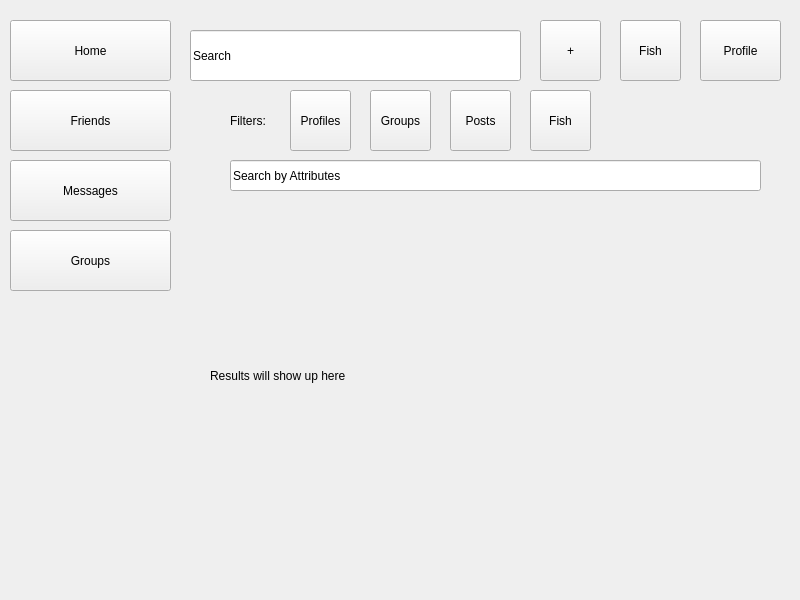
<?xml version="1.0" encoding="UTF-8"?>
<ui version="4.0">
 <class>Form</class>
 <widget class="QWidget" name="Form">
  <property name="geometry">
   <rect>
    <x>0</x>
    <y>0</y>
    <width>800</width>
    <height>600</height>
   </rect>
  </property>
  <property name="windowTitle">
   <string>Form</string>
  </property>
  <widget class="QLabel" name="label">
   <property name="geometry">
    <rect>
     <x>210</x>
     <y>210</y>
     <width>551</width>
     <height>331</height>
    </rect>
   </property>
   <property name="text">
    <string>Results will show up here</string>
   </property>
  </widget>
  <widget class="QPushButton" name="messageButton">
   <property name="geometry">
    <rect>
     <x>10</x>
     <y>160</y>
     <width>161</width>
     <height>61</height>
    </rect>
   </property>
   <property name="text">
    <string>Messages</string>
   </property>
  </widget>
  <widget class="QLineEdit" name="searchBar">
   <property name="geometry">
    <rect>
     <x>190</x>
     <y>30</y>
     <width>331</width>
     <height>51</height>
    </rect>
   </property>
   <property name="text">
    <string>Search</string>
   </property>
  </widget>
  <widget class="QPushButton" name="postButton">
   <property name="geometry">
    <rect>
     <x>540</x>
     <y>20</y>
     <width>61</width>
     <height>61</height>
    </rect>
   </property>
   <property name="text">
    <string>+</string>
   </property>
  </widget>
  <widget class="QPushButton" name="friendsButton">
   <property name="geometry">
    <rect>
     <x>10</x>
     <y>90</y>
     <width>161</width>
     <height>61</height>
    </rect>
   </property>
   <property name="text">
    <string>Friends</string>
   </property>
  </widget>
  <widget class="QPushButton" name="profileButton">
   <property name="geometry">
    <rect>
     <x>700</x>
     <y>20</y>
     <width>81</width>
     <height>61</height>
    </rect>
   </property>
   <property name="text">
    <string>Profile</string>
   </property>
  </widget>
  <widget class="QPushButton" name="homeButton">
   <property name="geometry">
    <rect>
     <x>10</x>
     <y>20</y>
     <width>161</width>
     <height>61</height>
    </rect>
   </property>
   <property name="text">
    <string>Home</string>
   </property>
  </widget>
  <widget class="QPushButton" name="fishButton">
   <property name="geometry">
    <rect>
     <x>620</x>
     <y>20</y>
     <width>61</width>
     <height>61</height>
    </rect>
   </property>
   <property name="text">
    <string>Fish</string>
   </property>
  </widget>
  <widget class="QPushButton" name="groupButton">
   <property name="geometry">
    <rect>
     <x>10</x>
     <y>230</y>
     <width>161</width>
     <height>61</height>
    </rect>
   </property>
   <property name="text">
    <string>Groups</string>
   </property>
  </widget>
  <widget class="QPushButton" name="profileFilter">
   <property name="geometry">
    <rect>
     <x>290</x>
     <y>90</y>
     <width>61</width>
     <height>61</height>
    </rect>
   </property>
   <property name="text">
    <string>Profiles</string>
   </property>
  </widget>
  <widget class="QLabel" name="label_2">
   <property name="geometry">
    <rect>
     <x>230</x>
     <y>100</y>
     <width>51</width>
     <height>41</height>
    </rect>
   </property>
   <property name="text">
    <string>Filters:</string>
   </property>
  </widget>
  <widget class="QPushButton" name="groupFilter">
   <property name="geometry">
    <rect>
     <x>370</x>
     <y>90</y>
     <width>61</width>
     <height>61</height>
    </rect>
   </property>
   <property name="text">
    <string>Groups</string>
   </property>
  </widget>
  <widget class="QPushButton" name="postFilter">
   <property name="geometry">
    <rect>
     <x>450</x>
     <y>90</y>
     <width>61</width>
     <height>61</height>
    </rect>
   </property>
   <property name="text">
    <string>Posts</string>
   </property>
  </widget>
  <widget class="QPushButton" name="fishFilter">
   <property name="geometry">
    <rect>
     <x>530</x>
     <y>90</y>
     <width>61</width>
     <height>61</height>
    </rect>
   </property>
   <property name="text">
    <string>Fish</string>
   </property>
  </widget>
  <widget class="QLineEdit" name="lineEdit">
   <property name="geometry">
    <rect>
     <x>230</x>
     <y>160</y>
     <width>531</width>
     <height>31</height>
    </rect>
   </property>
   <property name="text">
    <string>Search by Attributes</string>
   </property>
  </widget>
 </widget>
 <resources/>
 <connections/>
</ui>
